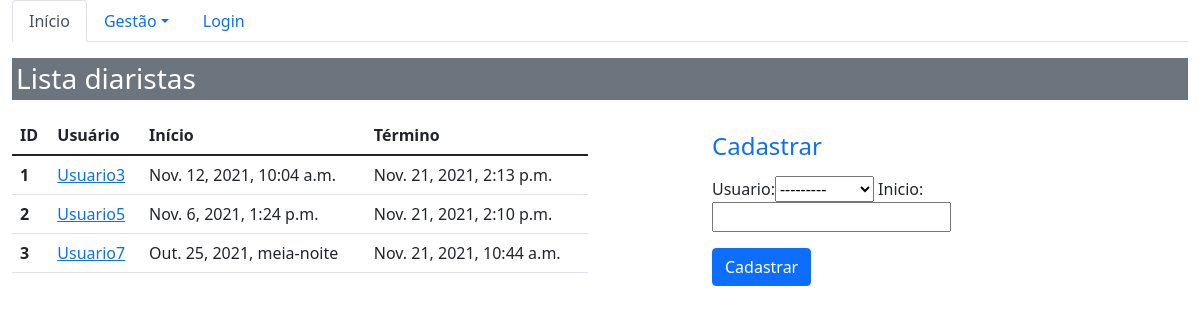
The app's page /sistema/diaristas/ with its own data.
### core/models.py (models this page shows, shortened)
class Diarista(models.Model):
    usuario = models.ForeignKey(Pessoa, on_delete=models.PROTECT)
    inicio = models.DateTimeField(auto_now=False)
    termino = models.DateTimeField(auto_now=True, null=True, blank=True)

class Pessoa(models.Model):
    nome = models.CharField(max_length=100)
    telefone = models.CharField(max_length=20)
    email = models.EmailField()
    profissao = models.CharField(max_length=100)
    area_atuacao = models.CharField(max_length=100)
    def __str__(self):
        return self.nome

### core/views.py (the view)
# urls.py: path('diaristas/', lista_diaristas, name='core_lista_diaristas'),
def lista_diaristas(request):
    diarista = Diarista.objects.all()
    form = DiaristaForm()
    data = {'diaristas': diarista, 'forms':form}
    return render(request, 'core/lista_diaristas.html', data)

### core/forms.py
class DiaristaForm(ModelForm):
    class Meta:
        model = Diarista
        fields = '__all__'

### core/templates/core/lista_diaristas.html (shortened to what this page needs)
{%  extends 'base.html' %}
{% load bootstrap %}
{% block menu %}
    <ul class="nav nav-tabs">
      <li class="nav-item">
        <a class="nav-link active" aria-current="page" href="{% url 'core_home' %}">Início</a>
      </li>
      <li class="nav-item dropdown">
        <a class="nav-link dropdown-toggle" data-bs-toggle="dropdown" href="#" role="button" aria-expanded="false">Gestão</a>
      </li>
    {% if user.is_authenticated %}
         <li class="nav-item">
            <a class="nav-link disabled" href="">Olá {{ user }}!</a>
        </li>
        <li class="nav-item">
            <a class="nav-link" href="{% url 'logout' %}">Logout</a>
        </li>
    {% else %}
        <li class="nav-item">
            <a class="nav-link" href="{% url 'login' %}">Login</a>
        </li>
    {% endif %}
    </ul>
{% endblock %}
{% block main %}
    <div class="row">
        <div class="col-12">
             <h3 class="p-1 mb-2 bg-secondary text-white">Lista diaristas</h3>
        </div>
    </div>
    <div class="row">
        <div class="col-sm-6 table-responsive">
            <table class="table">
              <thead>
                <tr>
                  <th scope="col">ID</th>
                  <th scope="col">Usuário</th>
                  <th scope="col">Início</th>
                  <th scope="col">Término</th>
                </tr>
              </thead>
              <tbody>
                {% for diarista in diaristas %}
                    <tr>
                      <th scope="row">{{ diarista.id }}</th>
                      <td ><a href="{% url 'core_diarista_update' diarista.id %}"
                             class="link-primary"> {{ diarista.usuario }} </a></td>
                      <td>{{ diarista.inicio }}</td>
                      <td>{{ diarista.termino }}</td>
                    </tr>
                {% endfor %}
              </tbody>
            </table>
        </div>
        <div class="col-sm-4 offset-md-1">
            <h4 class="text-primary"> Cadastrar</h4>
            <form action="{% url 'core_diarista_novo' %}" method="POST">
                {{ forms|bootstrap }}
                <button type="submit" class="btn btn-primary">
                    Cadastrar</button>
            </form>
        </div>
    </div>
{% endblock %}

### records on screen
Diarista: id "1", usuario "Usuario3", inicio "Nov. 12, 2021, 10:04 a.m.", termino "Nov. 21, 2021, 2:13 p.m."
Diarista: id "2", usuario "Usuario5", inicio "Nov. 6, 2021, 1:24 p.m.", termino "Nov. 21, 2021, 2:10 p.m."
Diarista: id "3", usuario "Usuario7", inicio "Out. 25, 2021, meia-noite", termino "Nov. 21, 2021, 10:44 a.m."
